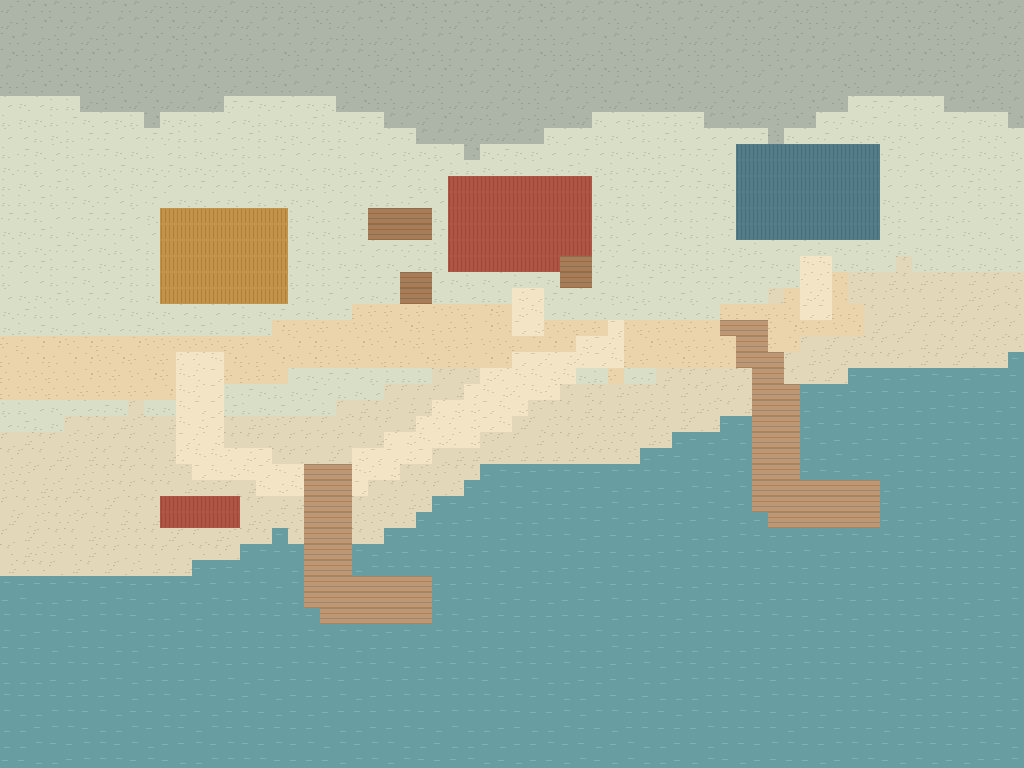

This game map was drawn from its Tiled (.tmx) file and the tilesets committed beside it. A one-line description and the trimmed map source follow:
An orthogonal 64x48 tile map with 16x16 px tiles, 3 tile layers (地形与水体, 道路 · 铺地与栈桥, 建筑与家具占地), 1 hidden layer not drawn and 31 objects (6x route, 6x festival, 3x footprint, 2x crate, 2x 服务, ...).

<map version="1.10" tiledversion="1.10.2" orientation="orthogonal" renderorder="right-down" width="64" height="48" tilewidth="16" tileheight="16" infinite="0" nextlayerid="12" nextobjectid="32">
  <properties>
    <property name="地点" value="ArcticPassage_Harbor" />
    <property name="图名" value="工作渔港" />
    <property name="阶段" value="焕新版空间规划 / 01" />
    <property name="单位" value="1格 = 16设计像素；左上原点" />
    <property name="编辑说明" value="地形和道路用图块刷。交互与落点用对象工具。碰撞层默认隐藏，红格阻行。" />
  </properties>
  <tileset firstgid="1" source="../图块/制图色板.tsx" />
  <layer id="1" name="地形与水体" width="64" height="48">
    <data>[3072 cells, 3072 non-empty, 16 distinct tile ids]</data>
  </layer>
  <layer id="2" name="道路 · 铺地与栈桥" width="64" height="48">
    <data>[3072 cells, 352 non-empty, 12 distinct tile ids]</data>
  </layer>
  <layer id="3" name="建筑与家具占地" width="64" height="48">
    <data>[3072 cells, 180 non-empty, 16 distinct tile ids]</data>
  </layer>
  <layer id="4" name="碰撞 · 红格阻行" width="64" height="48" visible="0" opacity=".55">
    <data>[3072 cells, 1778 non-empty, 4 distinct tile ids]</data>
  </layer>
  <objectgroup id="5" name="建筑 · 轮廓与用途" color="#5f5b4b" visible="0">
    <object id="1" name="熏鱼加工棚" type="footprint" x="448" y="176" width="144" height="96">
      <properties>
        <property name="材质" value="red" />
      </properties>
    </object>
    <object id="2" name="渔具补给" type="footprint" x="160" y="208" width="128" height="96">
      <properties>
        <property name="材质" value="gold" />
      </properties>
    </object>
    <object id="3" name="船坞工房" type="footprint" x="736" y="144" width="144" height="96">
      <properties>
        <property name="材质" value="blue" />
      </properties>
    </object>
    <object id="4" name="卸货木箱" type="crate" x="560" y="256" width="32" height="32">
      <properties>
        <property name="用途" value="街道家具与地标；占地计入碰撞" />
      </properties>
    </object>
    <object id="5" name="晾鱼架" type="rack" x="368" y="208" width="64" height="32">
      <properties>
        <property name="用途" value="街道家具与地标；占地计入碰撞" />
      </properties>
    </object>
    <object id="6" name="旧船骨架" type="hull" x="160" y="496" width="80" height="32">
      <properties>
        <property name="用途" value="街道家具与地标；占地计入碰撞" />
      </properties>
    </object>
    <object id="7" name="加工备料箱" type="crate" x="400" y="272" width="32" height="32">
      <properties>
        <property name="用途" value="街道家具与地标；占地计入碰撞" />
      </properties>
    </object>
  </objectgroup>
  <objectgroup id="6" name="专题 · 开发区与季节活动" color="#8b7542" visible="0">
    <object id="8" name="春季开航日" type="zone" x="176" y="352" width="352" height="192">
      <properties>
        <property name="设计" value="春9；人群留在岸上，钓台口保持畅通。" />
      </properties>
    </object>
  </objectgroup>
  <objectgroup id="7" name="步道 · 中心线与宽度" color="#9a693d" visible="0">
    <object id="9" name="street 1" type="route" x="8.0" y="360.0">
      <properties>
        <property name="宽度_格" value="4" />
      </properties>
      <polyline points="0.0,0.0 192.0,0.0 352.0,-32.0 496.0,-32.0 608.0,-16.0 736.0,-32.0 848.0,-64.0" />
    </object>
    <object id="10" name="path 2" type="route" x="200.0" y="360.0">
      <properties>
        <property name="宽度_格" value="3" />
      </properties>
      <polyline points="0.0,0.0 0.0,96.0 128.0,128.0 256.0,64.0 336.0,16.0 416.0,-16.0" />
    </object>
    <object id="11" name="deck 3" type="route" x="328.0" y="472.0">
      <properties>
        <property name="宽度_格" value="3" />
      </properties>
      <polyline points="0.0,0.0 0.0,128.0 96.0,128.0" />
    </object>
    <object id="12" name="deck 4" type="route" x="744.0" y="328.0">
      <properties>
        <property name="宽度_格" value="3" />
      </properties>
      <polyline points="0.0,0.0 32.0,64.0 32.0,176.0 128.0,176.0" />
    </object>
    <object id="13" name="path 5" type="route" x="520.0" y="296.0">
      <properties>
        <property name="宽度_格" value="2" />
      </properties>
      <polyline points="0.0,0.0 0.0,32.0" />
    </object>
    <object id="14" name="path 6" type="route" x="808.0" y="264.0">
      <properties>
        <property name="宽度_格" value="2" />
      </properties>
      <polyline points="0.0,0.0 0.0,48.0" />
    </object>
  </objectgroup>
  <objectgroup id="8" name="玩法 · 站位与交互说明" color="#944b3c">
    <object id="15" name="训练竿柜台" type="服务" x="232.0" y="328.0">
      <properties>
        <property name="用途" value="首访可补买训练竿" />
        <property name="站位" value="14,20" />
      </properties>
      <point />
    </object>
    <object id="16" name="订单板" type="服务" x="168.0" y="376.0">
      <properties>
        <property name="用途" value="日单与周单，取单后沿岸开工" />
        <property name="站位" value="10,23" />
      </properties>
      <point />
    </object>
    <object id="17" name="加工棚" type="建设" x="520.0" y="296.0">
      <properties>
        <property name="用途" value="修棚后加工鱼货；占地固定" />
        <property name="站位" value="32,18" />
      </properties>
      <point />
    </object>
    <object id="18" name="船坞" type="建设" x="808.0" y="264.0">
      <properties>
        <property name="用途" value="交付修船；次日检查出航条件" />
        <property name="站位" value="50,16" />
      </properties>
      <point />
    </object>
    <object id="19" name="登船栈台" type="交通" x="872.0" y="504.0">
      <properties>
        <property name="用途" value="修船后晴稳可出航；返港常开" />
        <property name="站位" value="54,31" />
      </properties>
      <point />
    </object>
    <object id="20" name="港内钓台" type="钓点" x="376.0" y="600.0">
      <properties>
        <property name="用途" value="朝南投竿；春9开航日" />
        <property name="站位" value="23,37" />
      </properties>
      <point />
    </object>
    <object id="21" name="旧船系缆柱" type="观察" x="264.0" y="488.0">
      <properties>
        <property name="用途" value="罗安旧船故事与日常停留" />
        <property name="站位" value="16,30" />
      </properties>
      <point />
    </object>
  </objectgroup>
  <objectgroup id="9" name="连接 · 触发与目的地" color="#2c6973" visible="0">
    <object id="22" name="往 霜灯港镇区" type="步行" x="0" y="336" width="16" height="48">
      <properties>
        <property name="条件" value="全年开放" />
        <property name="中心格" value="0,22" />
        <property name="目标地点" value="Town" />
        <property name="目标落点" value="68,22" />
        <property name="本侧落点" value="3,22" />
      </properties>
    </object>
    <object id="23" name="往 冰峡湾" type="水路" x="864" y="496" width="16" height="16">
      <properties>
        <property name="条件" value="修船完成且可出航天气" />
        <property name="中心格" value="54,31" />
        <property name="目标地点" value="Icefjord" />
        <property name="目标落点" value="12,35" />
        <property name="本侧落点" value="52,31" />
      </properties>
    </object>
  </objectgroup>
  <objectgroup id="10" name="日程 · 候选停留点" color="#4b714c" visible="0">
    <object id="24" name="罗安" type="NPC" x="264.0" y="488.0">
      <properties>
        <property name="用途" value="日常停驻站位" />
      </properties>
      <point />
    </object>
    <object id="25" name="艾达" type="NPC" x="232.0" y="344.0">
      <properties>
        <property name="用途" value="日常停驻站位" />
      </properties>
      <point />
    </object>
  </objectgroup>
  <objectgroup id="11" name="节日 · 六人站位" color="#a95730" visible="0">
    <object id="26" name="米拉" type="festival" x="216.0" y="392.0">
      <point />
    </object>
    <object id="27" name="罗安" type="festival" x="248.0" y="456.0">
      <point />
    </object>
    <object id="28" name="诺拉" type="festival" x="296.0" y="488.0">
      <point />
    </object>
    <object id="29" name="阿玛" type="festival" x="376.0" y="440.0">
      <point />
    </object>
    <object id="30" name="艾达" type="festival" x="472.0" y="408.0">
      <point />
    </object>
    <object id="31" name="莱文" type="festival" x="504.0" y="360.0">
      <point />
    </object>
  </objectgroup>
</map>
